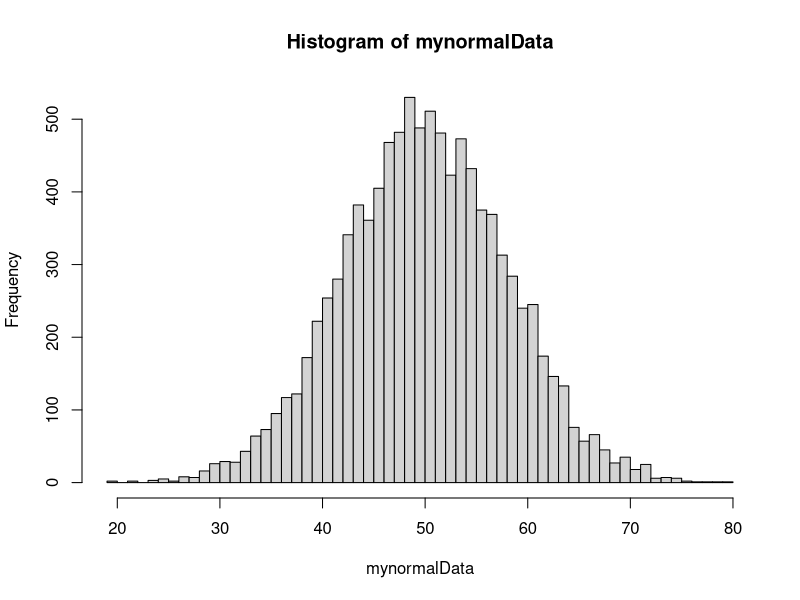

Generate this figure with R:
#install.packages("ggplot2")

library(ggplot2)

data(mpg)
head(mpg)

summary(mpg)

myMean <- function(vec){
  sum=0
  for(x in vec){
    sum=x+sum
  }
  return(sum/length(vec))
}

myMedian <- function(vec){
  vec<- sort(vec)
  x <- length(vec)
  x <- as.integer(x)
  if(x%%2==0){
    tmpVec <- c(vec[x/2+1],vec[x/2])
    med <- myMean(tmpVec)
    return(med)
  }else{
    med <- vec[ceiling(x)]
    return(med)
  }
}

myMode <- function(vec){
  
  vecUni <- unique(vec)
  dfVec <- tabulate(match(vec,vecUni))
  vecUni[dfVec==max(dfVec)]
  
  
}

myStaDev <- function(vec,bol){
  mean <- myMean(vec)
  sum=0
  for (x in vec){
    sum <- sum+(x-mean)^2
  }
  if(bol){
    return(sqrt(sum/length(vec)))
  }else{
    return(sqrt(sum/(length(vec)-1)))
  }
}

myVar <- function(vec,bol){
  var <- myStaDev(vec,bol)
  return(var^2)
}


set.seed(142)
mynormalData <- rnorm(10000, mean=50, sd=8)
hist(mynormalData, breaks=80)
mean(mynormalData)
AcSd<-sd(mynormalData)
print(AcSd)
myMean(mynormalData)
mySd<-myStaDev(mynormalData,TRUE)
print(mySd)
cat("absolute error for SD is",abs(AcSd-mySd),"\n")
cat("relative error for SD is",abs(AcSd-mySd)/AcSd*100,"%\n")

vecCty <- unlist(mpg[,"cty"], use.names = FALSE)


myMean(vecCty)
myMedian(vecCty)
myMode(vecCty)
myStaDev(vecCty,TRUE)
myVar(vecCty,TRUE)

#tmpvec1 <- c(1,1,1,2,2,2,3,5,4,8,6,5,4,9)
#myMode(tmpvec1)

mean(vecCty)
median(vecCty)
sd(vecCty)


BMI <- data.frame(
  gender=c("male","male","female","male","female","female"),
  height=c(81,93,78,100,92,75),
  weight=c(152,171.5,165,140,192.1,180.2),
  Age=c(42,38,26,52,18,23)
)


print(BMI)


HeightM <- mean(BMI[,"height"])
HeightSD <- sd(BMI[,"height"])

print(HeightM)
print(HeightSD)

weightM <- mean(BMI[,"weight"])
weightSD <- sd(BMI[,"weight"])

print(weightM)
print(weightSD)

Z85 <- (85-HeightM)/HeightSD
print(Z85)


Z166 <- (166-weightM)/weightSD
print(Z166)


AgeM <- mean(BMI[,"Age"])
AgeSD <- sd(BMI[,"Age"])
print(AgeM)
print(AgeSD)


Z35 <-(35-AgeM)/AgeSD
Z45 <-(45-AgeM)/AgeSD
print(Z35)
print(Z45)

cat("probability that height is less than 85 is",0.4404*100,"\n")
cat("probability that weight is greater than 166 is",(1-0.4840)*100,"\n")
cat("probability that Age is between than 35 to 45 is",(0.8159-0.5557)*100,"\n")


pnorm(85,mean=HeightM,sd=HeightSD)
pnorm(166,mean=weightM,sd=weightSD)

pnorm(35,mean=AgeM,sd=AgeSD)
pnorm(45,mean=AgeM,sd=AgeSD)



